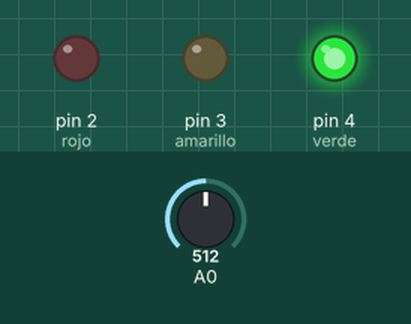
The sketch below on a simulated Arduino Uno, built with avr-gcc and run on an emulated ATmega328P. Shown: output pins drawn as LEDs (lit = HIGH). The test bench sets the inputs (shaded band); at power-on: A0 = 512.

Above: at 1.5 s.
At 4.57 s:
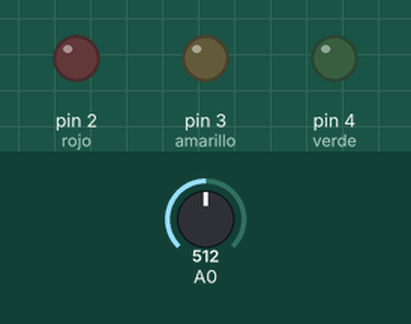
At 7.6 s:
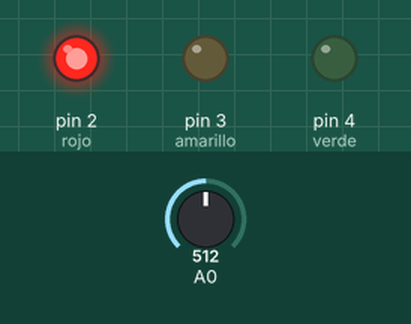
At 11.7 s:
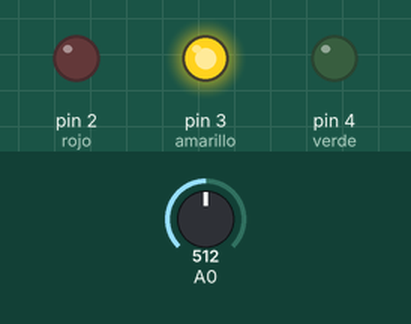
Timing chart, 0 to 15.9 s (numbered marks = the images above):
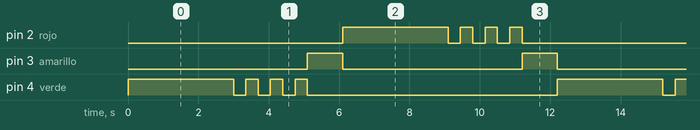

Measured:
- by itself, pin 2 (rojo), pin 4 (verde): repeats every 12.2 s: 3 × (LOW 0.35 s, HIGH 0.35 s), LOW 7.1 s, HIGH 3.0 s
- by itself, pin 3 (amarillo): alternates HIGH for 1.0 s and LOW for 5.1 s
- by itself, everything shown: repeats every 12.2 s, in 16 steps

The sketch:

02semaforo.ino
```cpp
int rojo = 2;
int amarillo = 3;
int verde = 4;

void setup()
{
  pinMode(rojo, OUTPUT);
  pinMode(amarillo, OUTPUT);
  pinMode(verde, OUTPUT);
}

void loop()
{
  int luz = analogRead(A0);

  if(luz>102)//si es de dia...
  {
    digitalWrite(amarillo, LOW);
  	digitalWrite(verde, HIGH);
    delay(3000);

    //parpadeo final verde
    digitalWrite(verde, LOW);
    delay(350);
    digitalWrite(verde, HIGH);
    delay(350);
    digitalWrite(verde, LOW);
    delay(350);
    digitalWrite(verde, HIGH);
    delay(350);
    digitalWrite(verde, LOW);
    delay(350);
    digitalWrite(verde, HIGH);
    delay(350);

    //cambio a rojo
    digitalWrite(verde, LOW);
    digitalWrite(amarillo, HIGH);
    delay(1000);
    digitalWrite(amarillo, LOW);
  	digitalWrite(rojo, HIGH);
    delay(3000);

    //parpadeo final rojo
    digitalWrite(rojo, LOW);
    delay(350);
    digitalWrite(rojo, HIGH);
    delay(350);
    digitalWrite(rojo, LOW);
    delay(350);
    digitalWrite(rojo, HIGH);
    delay(350);
    digitalWrite(rojo, LOW);
    delay(350);
    digitalWrite(rojo, HIGH);
    delay(350);

    //cambio a verde
    digitalWrite(rojo, LOW);
    digitalWrite(amarillo, HIGH);
    delay(1000);

  }else{ //si es de noche...
  	digitalWrite(amarillo, HIGH);
    delay(500);
    digitalWrite(amarillo, LOW);
    delay(500);
  }
}
```
